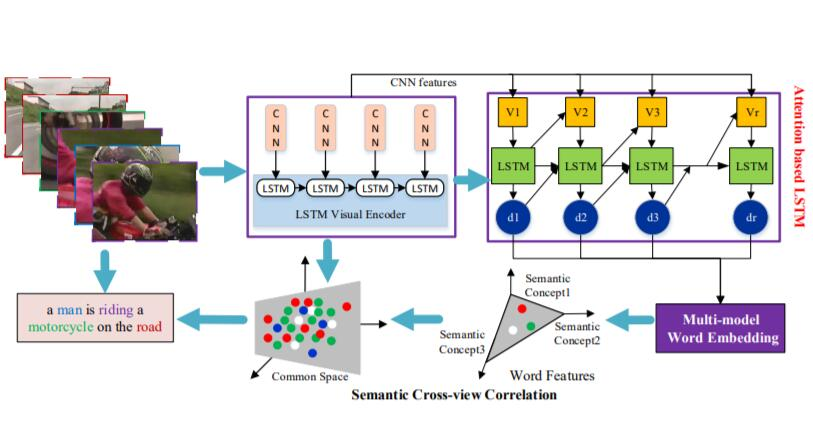
#> input picture VLG/images/publications/ori img/10.jpg, 813 x 434 px; its folder holds 4 pictures in this run
$ python ImgResize.py
#> lines starting #> are read from the running program, lines starting #| are printed output that depends on the picture
import os
import cv2


def img_resize(root, shape):
#> called with root = './', shape = (670, 446)
	for file in os.listdir(root):
		if file.split('.')[-1] in ['jpg', 'png']:
			img = cv2.imread(file)
#> img is the input picture: shape (434, 813, 3); mean B, G, R 223.6, 223.7, 225.2
			img = cv2.resize(img, shape, interpolation=cv2.INTER_AREA)
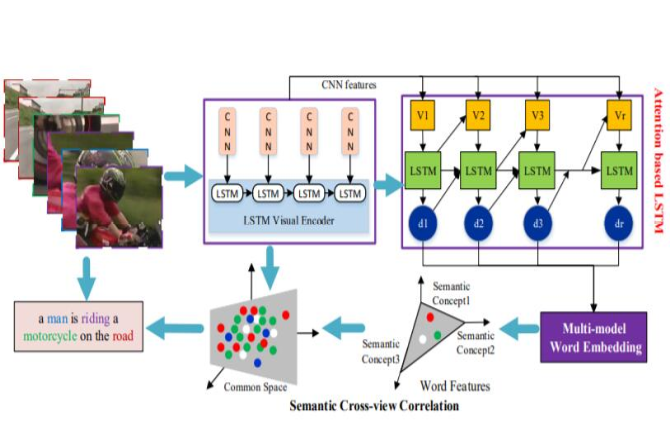
#> img: shape (446, 670, 3); mean B, G, R 223.5, 223.7, 225.1
			cv2.imwrite('../' + file, img)
#> pass 2 of the loop in img_resize, `for file in os.listdir(root):`:
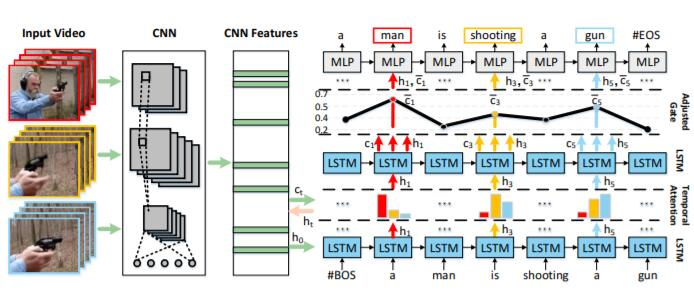
#> input picture VLG/images/publications/ori img/11.jpg, 694 x 308 px
#> in img_resize, img is the input picture: shape (308, 694, 3); mean B, G, R 217.5, 218.8, 218
#> in img_resize, `img = cv2.resize(img, shape, interpolation=cv2.INTER_AREA)`:
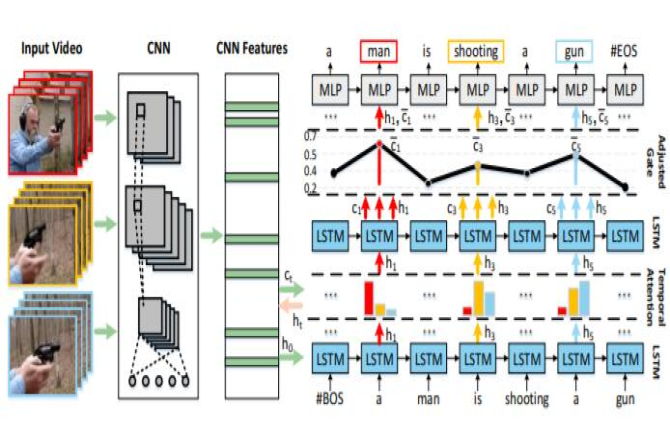
#> img: shape (446, 670, 3); mean B, G, R 217.5, 218.8, 218
#> pass 3 of the loop in img_resize, `for file in os.listdir(root):`:
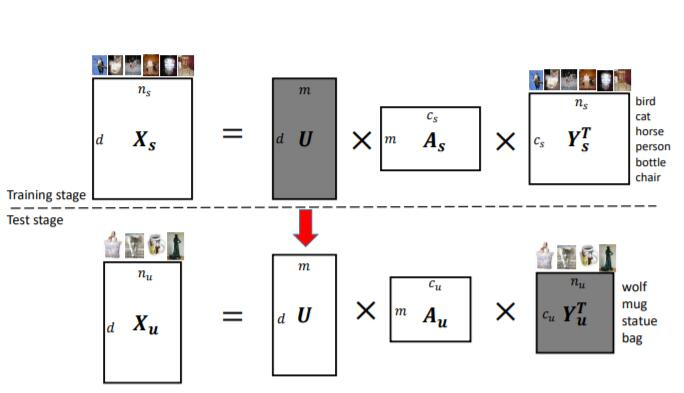
#> input picture VLG/images/publications/ori img/12.jpg, 684 x 393 px
#> in img_resize, img is the input picture: shape (393, 684, 3); mean B, G, R 236.2, 236.4, 236.9
#> in img_resize, `img = cv2.resize(img, shape, interpolation=cv2.INTER_AREA)`:
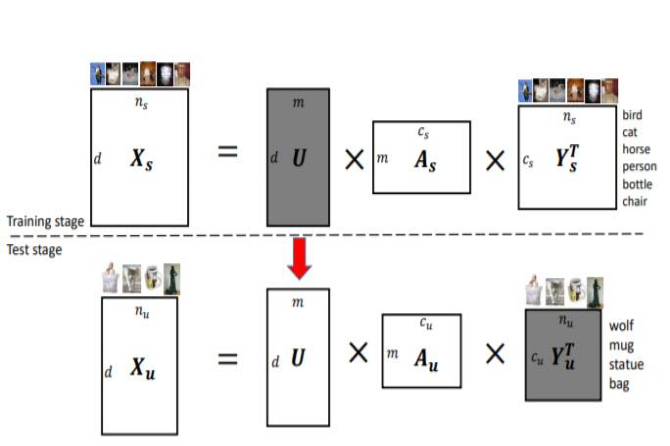
#> img: shape (446, 670, 3); mean B, G, R 236.2, 236.4, 236.9
#> the loop made 5 passes; the first 3 are shown


img_resize('./', (670, 446))
